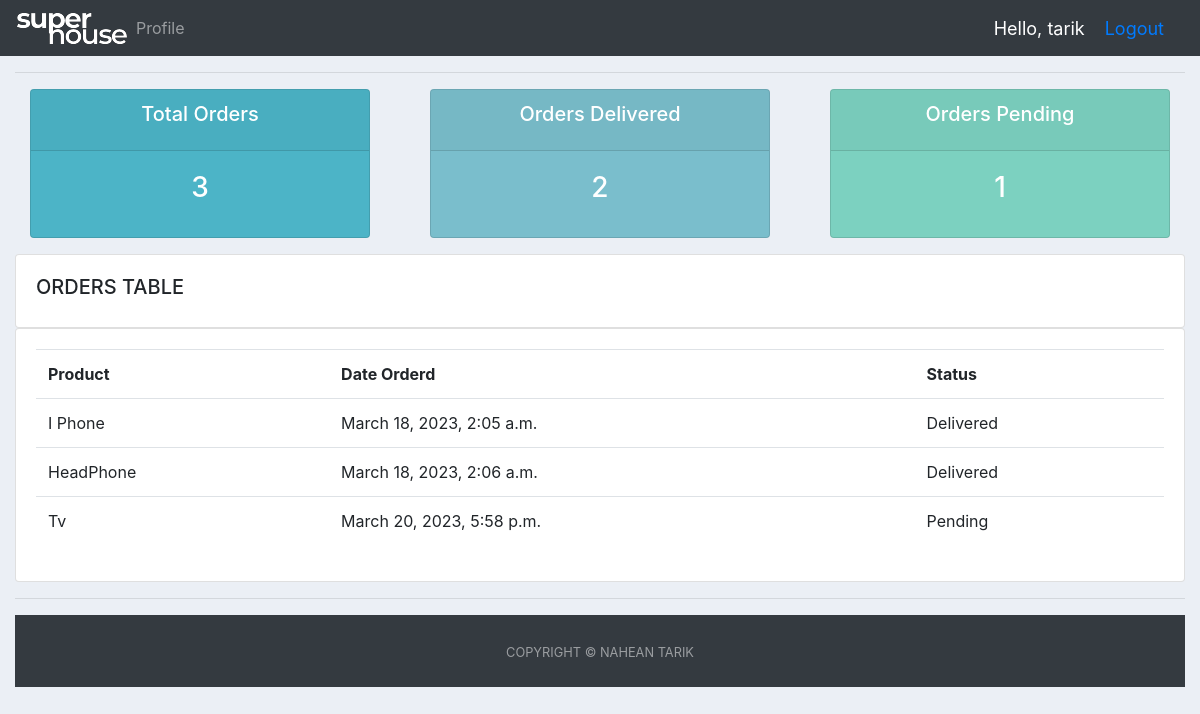
/userPage/ (signed in), run on the app's committed database.
### accounts/models.py (models this page shows, shortened)
class Order(models.Model):
    STATUS = (
        ('Pending', 'Pending'),
        ('On Process', 'On Process'),
        ('Delivered', 'Delivered'),
    )
    customer = models.ForeignKey(
        Customer, null=True, on_delete=models.SET_NULL)
    product = models.ForeignKey(Product, null=True, on_delete=models.SET_NULL)
    date_created = models.DateTimeField(auto_now_add=True, null=True)
    status = models.CharField(max_length=200, null=True, choices=STATUS)

class Product(models.Model):
    CATEGORY = (
        ('Food', 'Food'),
        ('Outdoor Item', 'Outdoor Item'),
        ('Gadget', 'Gadget'),
    )
    name = models.CharField(max_length=200, null=True)
    price = models.FloatField(null=True)
    category = models.CharField(max_length=200, null=True, choices=CATEGORY)
    Description = models.CharField(max_length=200, null=True, blank=True)
    date_created = models.DateTimeField(auto_now_add=True, null=True)
    tags = models.ManyToManyField(Tag)
    def __str__(self):
        return self.name

### accounts/decorators.py (the view)
        def wrapper_func(request, *args, **kwargs):
            group = None
            if request.user.groups.exists():
                group = request.user.groups.all()[0].name
            if group in allowed_roles:
                return view_func(request, *args, **kwargs)
            else:
                return HttpResponse('You are not authorized to view this page')

### accounts/views.py (called while the page is built)
@login_required(login_url='login')
@allowed_users(allowed_roles=['customer'])
def user(request):
    orders = request.user.customer.order_set.all()
    total_orders = orders.count()
    delivered = orders.filter(status='Delivered').count()
    pending = orders.filter(status='Pending').count()
    context = {'orders': orders, 'total_orders': total_orders,
               'delivered': delivered, 'pending': pending}
    return render(request, 'accounts/user.html', context)

### accounts/templates/accounts/user.html
{% extends 'accounts/main.html' %} {% block content %}
<div class="row">
  <div class="col">
    <div class="col-md">
      <div class="card text-center text-white mb-3" id="total-orders">
        <div class="card-header">
          <h5 class="card-title">Total Orders</h5>
        </div>
        <div class="card-body">
          <h3 class="card-title">{{total_orders}}</h3>
        </div>
      </div>
    </div>
  </div>
  <div class="col">
    <div class="col-md">
      <div class="card text-center text-white mb-3" id="orders-delivered">
        <div class="card-header">
          <h5 class="card-title">Orders Delivered</h5>
        </div>
        <div class="card-body">
          <h3 class="card-title">{{delivered}}</h3>
        </div>
      </div>
    </div>
  </div>
  <div class="col">
    <div class="col-md">
      <div class="card text-center text-white mb-3" id="orders-pending">
        <div class="card-header">
          <h5 class="card-title">Orders Pending</h5>
        </div>
        <div class="card-body">
          <h3 class="card-title">{{pending}}</h3>
        </div>
      </div>
    </div>
  </div>
</div>
<class class="row">
  <div class="col-md">
    <div class="card card-body">
      <h5>ORDERS TABLE</h5>
    </div>
    <div class="card card-body">
      <table class="table">
        <tr>
          <th>Product</th>
          <th>Date Orderd</th>
          <th>Status</th>
        </tr>
        {% for i in orders %}
        <tr>
          <td>{{i.product}}</td>
          <td>{{i.date_created}}</td>
          <td>{{i.status}}</td>
        </tr>
        {% endfor %}
      </table>
    </div>
  </div>
</class>
{% endblock %}

### accounts/templates/accounts/navbar.html (shortened to what this page needs)
{% load static %}
<nav class="navbar navbar-expand-lg navbar-dark bg-dark">
  <img src="{% static 'images/logo.png' %}">
    <div class="collapse navbar-collapse" id="navbarNav">
      <ul class="navbar-nav">
        {% if request.user.is_staff %}
        <li class="nav-item active">
          <a class="nav-link" href="{% url 'home' %}">Dashboard <span class="sr-only">(current)</span></a>
        </li>
        <li class="nav-item">
          <a class="nav-link" href="{% url 'product' %}">Product</a>
        </li>
      </li>
      <li class="nav-item">
        <a class="nav-link" href="{% url 'customer_page' %}">Customer</a>
      </li>
      {% else %}
      <li class="nav-item">
        <a class="nav-link" href="{% url 'accountSet' %}">Profile</a>
      </li>
      {% endif %}
     </ul>
    </div>
    <span class="hello-msg">Hello, {{request.user}}</span>
    <span class="hello-msg"><a href="{% url 'logout' %}">Logout</a></span>
  </nav>

### static/css/main.css (style rules this page uses)
body { background-color: #ebeff5; }
#total-orders { background-color: #4cb4c7; }
#orders-delivered { background-color: #7abecc; }
#orders-pending { background-color: #7cd1c0; }

### accounts/templates/accounts/navbar.html (style rules this page uses)
.hello-msg { font-size: 18px; color: white; margin-right: 20px; }

### data on the page
Order: product "I Phone", date_created "March 18, 2023, 2:05 a.m.", status "Delivered"
Order: product "HeadPhone", date_created "March 18, 2023, 2:06 a.m.", status "Delivered"
Order: product "Tv", date_created "March 20, 2023, 5:58 p.m.", status "Pending"

### other printed values
{{ request.user }} "tarik"
{{ total_orders }} "3"
{{ delivered }} "2"
{{ pending }} "1"
